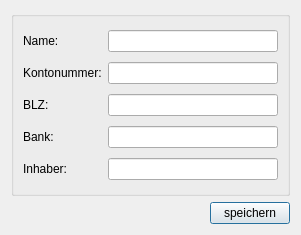
<?xml version="1.0" encoding="UTF-8"?>
<ui version="4.0">
 <class>BankAccountDialog</class>
 <widget class="QDialog" name="BankAccountDialog">
  <property name="geometry">
   <rect>
    <x>0</x>
    <y>0</y>
    <width>301</width>
    <height>235</height>
   </rect>
  </property>
  <property name="sizePolicy">
   <sizepolicy hsizetype="Fixed" vsizetype="Fixed">
    <horstretch>0</horstretch>
    <verstretch>0</verstretch>
   </sizepolicy>
  </property>
  <property name="windowTitle">
   <string>TurnFix - Kontodaten</string>
  </property>
  <property name="windowIcon">
   <iconset resource="../resources/TurnFix.qrc">
    <normaloff>:/appicons/icon.png</normaloff>:/appicons/icon.png</iconset>
  </property>
  <layout class="QGridLayout" name="gridLayout">
   <item row="0" column="0">
    <widget class="QGroupBox" name="groupBox">
     <property name="sizePolicy">
      <sizepolicy hsizetype="Expanding" vsizetype="Preferred">
       <horstretch>0</horstretch>
       <verstretch>0</verstretch>
      </sizepolicy>
     </property>
     <property name="title">
      <string/>
     </property>
     <layout class="QGridLayout" name="gridLayout_2">
      <item row="0" column="0">
       <widget class="QLabel" name="nameLabel">
        <property name="text">
         <string>Name:</string>
        </property>
       </widget>
      </item>
      <item row="0" column="1">
       <widget class="QLineEdit" name="txt_name"/>
      </item>
      <item row="1" column="0">
       <widget class="QLabel" name="accountLabel">
        <property name="text">
         <string>Kontonummer:</string>
        </property>
       </widget>
      </item>
      <item row="1" column="1">
       <widget class="QLineEdit" name="txt_number">
        <property name="inputMask">
         <string>0000000000</string>
        </property>
       </widget>
      </item>
      <item row="2" column="0">
       <widget class="QLabel" name="routiingLabel">
        <property name="text">
         <string>BLZ:</string>
        </property>
       </widget>
      </item>
      <item row="3" column="0">
       <widget class="QLabel" name="bankLabel">
        <property name="text">
         <string>Bank:</string>
        </property>
       </widget>
      </item>
      <item row="4" column="0">
       <widget class="QLabel" name="ownerLabel">
        <property name="text">
         <string>Inhaber:</string>
        </property>
       </widget>
      </item>
      <item row="3" column="1">
       <widget class="QLineEdit" name="txt_bank"/>
      </item>
      <item row="4" column="1">
       <widget class="QLineEdit" name="txt_owner"/>
      </item>
      <item row="2" column="1">
       <widget class="QLineEdit" name="txt_blz">
        <property name="inputMask">
         <string>000 000 00</string>
        </property>
       </widget>
      </item>
     </layout>
    </widget>
   </item>
   <item row="1" column="0">
    <widget class="QPushButton" name="but_save">
     <property name="sizePolicy">
      <sizepolicy hsizetype="Fixed" vsizetype="Fixed">
       <horstretch>0</horstretch>
       <verstretch>0</verstretch>
      </sizepolicy>
     </property>
     <property name="layoutDirection">
      <enum>Qt::RightToLeft</enum>
     </property>
     <property name="text">
      <string>speichern</string>
     </property>
    </widget>
   </item>
  </layout>
 </widget>
 <tabstops>
  <tabstop>txt_name</tabstop>
  <tabstop>txt_number</tabstop>
  <tabstop>txt_blz</tabstop>
  <tabstop>txt_bank</tabstop>
  <tabstop>txt_owner</tabstop>
  <tabstop>but_save</tabstop>
 </tabstops>
 <resources>
  <include location="../resources/TurnFix.qrc"/>
 </resources>
 <connections/>
</ui>
